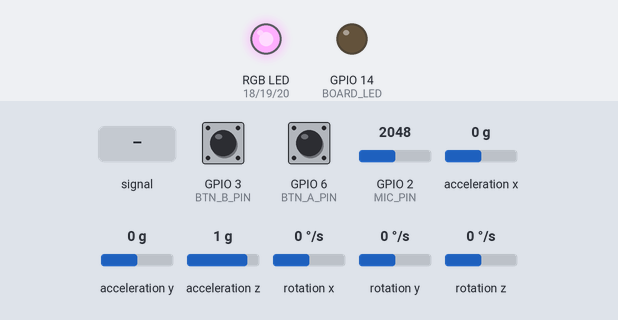
This sketch was run on a simulated ESP32-C6. Shown: an RGB LED mixed from three pins (HIGH = lit), output pins drawn as LEDs (lit = HIGH). Wiring (inferred from the names in the program): MPU-6050 motion sensor at I2C address 0x68. The test bench sets the inputs (shaded band); at power-on: GPIO 2 (MIC_PIN) = 2048, GPIO 3 (BTN_B_PIN) HIGH, GPIO 6 (BTN_A_PIN) HIGH, acceleration x 0 g, acceleration y 0 g, acceleration z 1 g, rotation x 0 °/s, rotation y 0 °/s, rotation z 0 °/s. WiFi joins after 1.5 s; servers stay silent unless stated; what the sketch prints to the serial monitor is not drawn.

Above: at 2.7 s.
2.8 s: GPIO 2 (MIC_PIN) fed a 200 Hz sine of ±327 counts around its level
At 3.2 s:
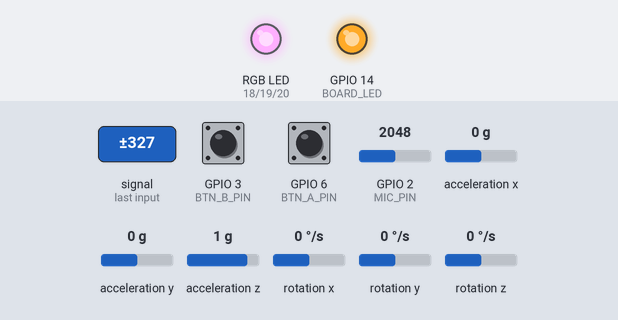
4.3 s: GPIO 2 (MIC_PIN) set to 2866
At 5.4 s:
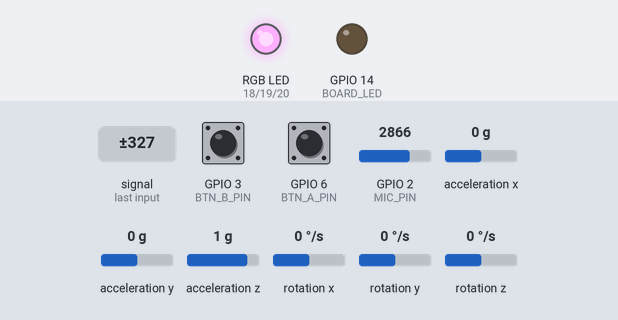
Timing chart, 0 to 7.3 s (numbered marks = the images above; inputs shaded):
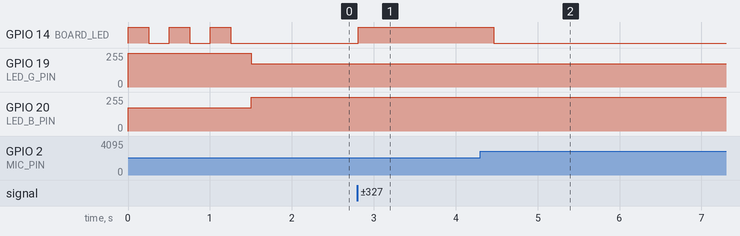

Measured:
- after the input at 2.8 s, GPIO 14 (BOARD_LED): LOW → HIGH at once
- after the input at 4.3 s, GPIO 14 (BOARD_LED): HIGH → LOW after 0.17 s

The sketch:

collar.ino
```cpp
// PawPatrol collar firmware: Glyph ESP32-C6 + MPU6050 + electret mic (+ RGB LED, buttons)
// Samples at 50 Hz and streams CSV lines over Wi-Fi UDP, BATCH lines per packet (one line per sample):
//   seq,ms,ax,ay,az,gx,gy,gz,mic,btnA,btnB,loud
//   accel in g, gyro in deg/s, mic = peak-to-peak ADC counts over the last 20 ms (0 if unused),
//   buttons 1 = pressed, loud = 1 if the mic is well above its background level (onboard LED flashes)
// Listens for LED commands on CMD_PORT: "CALM", "ATTN", "ALERT", "OFF" or "LED r g b" (0-255)
// Every LED change is reported back to the laptop as a separate packet "LED,<state>" so it gets logged

#include <WiFi.h>
#include <WiFiUdp.h>
#include <Wire.h>

// ---------- EDIT THESE ----------
const char* WIFI_SSID = "YOUR_HOTSPOT_NAME";   // 2.4 GHz only
const char* WIFI_PASS = "YOUR_HOTSPOT_PASSWORD";
const char* LAPTOP_IP = "192.168.0.100";       // laptop IP on the same hotspot
const bool  LED_COMMON_ANODE = true;           // our LED: long leg to 3.3V. false if long leg goes to GND
const bool  USE_MIC = true;                    // false if the mic is not wired
// --------------------------------

const uint16_t DATA_PORT = 4210;  // ESP32 -> laptop
const uint16_t CMD_PORT  = 4211;  // laptop -> ESP32

// Glyph C6 pins (avoid GPIO8/9 = boot strapping, GPIO12/13 = USB)
const int SDA_PIN   = 4;   // board label SDA
const int SCL_PIN   = 5;   // board label SCL
const int MIC_PIN   = 2;   // A2 (analog)
const int BTN_A_PIN = 6;   // D6, button to GND: "event marker"
const int BTN_B_PIN = 3;   // A3, button to GND: spare
const int LED_R_PIN = 18;  // D18
const int LED_G_PIN = 19;  // D19
const int LED_B_PIN = 20;  // D20
const int BOARD_LED = 14;  // onboard LED

const uint8_t MPU_ADDR = 0x68;           // 0x69 if AD0 is tied high
const float ACCEL_LSB_PER_G   = 4096.0;  // +-8 g range
const float GYRO_LSB_PER_DPS  = 32.8;    // +-1000 deg/s range
const uint32_t SAMPLE_US = 20000;        // 50 Hz
const int BATCH = 5;                     // samples per UDP packet (10 packets/s): copes with busy Wi-Fi
const int LED_MAX = 80;                  // cap brightness (protects LED if no resistors)
const float LOUD_FACTOR = 3.0;           // loud = mic above 3x background...
const int   LOUD_MIN_COUNTS = 40;        // ...and at least this many ADC counts above it

WiFiUDP udp;       // outgoing data
WiFiUDP cmdUdp;    // incoming LED commands
IPAddress laptop;
uint32_t seq = 0;
uint32_t nextSampleUs = 0;
bool mpuOk = false;
bool sensorFault = false;
char batchBuf[BATCH * 128];
int batchLen = 0, batchCount = 0;
int micLo = 4095, micHi = 0;   // min/max since the last packet
float micFloor = -1;           // slowly-adapting background level
uint32_t loudUntilMs = 0;

void mpuWrite(uint8_t reg, uint8_t val) {
  Wire.beginTransmission(MPU_ADDR);
  Wire.write(reg);
  Wire.write(val);
  Wire.endTransmission();
}

bool mpuInit() {
  Wire.beginTransmission(MPU_ADDR);
  if (Wire.endTransmission() != 0) return false;
  mpuWrite(0x6B, 0x00);  // wake up
  mpuWrite(0x1A, 0x03);  // low-pass filter ~44 Hz
  mpuWrite(0x1B, 0x10);  // gyro +-1000 deg/s
  mpuWrite(0x1C, 0x10);  // accel +-8 g (galloping can exceed 4 g)
  return true;
}

bool mpuRead(float a[3], float g[3]) {
  Wire.beginTransmission(MPU_ADDR);
  Wire.write(0x3B);
  if (Wire.endTransmission(false) != 0) return false;
  if (Wire.requestFrom(MPU_ADDR, (uint8_t)14) != 14) return false;
  int16_t v[7];
  for (int i = 0; i < 7; i++) v[i] = (Wire.read() << 8) | Wire.read();
  for (int i = 0; i < 3; i++) a[i] = v[i] / ACCEL_LSB_PER_G;
  for (int i = 0; i < 3; i++) g[i] = v[i + 4] / GYRO_LSB_PER_DPS;  // v[3] is temperature
  return true;
}

// Called as often as possible between IMU samples so short sounds aren't missed
void micSample() {
  if (!USE_MIC) return;
  int s = analogRead(MIC_PIN);
  if (s < micLo) micLo = s;
  if (s > micHi) micHi = s;
}

// Peak-to-peak since the last call + loud flag; flashes the onboard LED on loud sounds
int micTakeLevel(bool &loud) {
  loud = false;
  if (!USE_MIC || micHi < micLo) return 0;
  int p2p = micHi - micLo;
  micLo = 4095;
  micHi = 0;
  if (micFloor < 0) micFloor = p2p;
  loud = p2p > micFloor * LOUD_FACTOR && p2p > micFloor + LOUD_MIN_COUNTS;
  if (!loud) micFloor = 0.98 * micFloor + 0.02 * p2p;  // only learn background from quiet moments
  if (loud) loudUntilMs = millis() + 150;
  digitalWrite(BOARD_LED, millis() < loudUntilMs ? HIGH : LOW);
  return p2p;
}

void setLed(int r, int g, int b) {
  int vals[3] = {r, g, b};
  int pins[3] = {LED_R_PIN, LED_G_PIN, LED_B_PIN};
  for (int i = 0; i < 3; i++) {
    int duty = constrain(vals[i], 0, 255) * LED_MAX / 255;
    analogWrite(pins[i], LED_COMMON_ANODE ? 255 - duty : duty);
  }
}

// Tell the laptop the LED changed (separate packet, not part of the sample batch)
void reportLed(const String &state) {
  if (WiFi.status() != WL_CONNECTED) return;
  String msg = "LED," + state + "\n";
  udp.beginPacket(laptop, DATA_PORT);
  udp.write((const uint8_t*)msg.c_str(), msg.length());
  udp.endPacket();
}

void handleCommands() {
  int n = cmdUdp.parsePacket();
  if (n <= 0) return;
  char buf[64];
  int len = cmdUdp.read(buf, sizeof(buf) - 1);
  buf[len > 0 ? len : 0] = 0;
  String cmd = String(buf);
  cmd.trim();
  cmd.toUpperCase();
  if (cmd == "CALM") setLed(0, 255, 0);
  else if (cmd == "ATTN") setLed(255, 120, 0);
  else if (cmd == "ALERT") setLed(255, 0, 0);
  else if (cmd == "OFF") setLed(0, 0, 0);
  else if (cmd.startsWith("LED")) {
    int r = 0, g = 0, b = 0;
    sscanf(buf + 3, "%d %d %d", &r, &g, &b);
    setLed(r, g, b);
    cmd = "RGB " + String(r) + " " + String(g) + " " + String(b);
  } else return;  // unknown command: ignore
  reportLed(cmd);
}

void connectWifi() {
  WiFi.mode(WIFI_STA);
  WiFi.setSleep(false);  // lower latency
  WiFi.begin(WIFI_SSID, WIFI_PASS);
  Serial.print("Connecting to Wi-Fi");
  while (WiFi.status() != WL_CONNECTED) {
    digitalWrite(BOARD_LED, !digitalRead(BOARD_LED));
    setLed(0, 0, 255);  // blue = connecting
    delay(250);
    Serial.print(".");
  }
  digitalWrite(BOARD_LED, LOW);  // off; flashes on loud sounds
  Serial.printf("\nConnected. ESP32 IP: %s\n", WiFi.localIP().toString().c_str());
  setLed(0, 255, 0);
  reportLed("CALM");
}

void setup() {
  Serial.begin(115200);
  pinMode(BOARD_LED, OUTPUT);
  pinMode(BTN_A_PIN, INPUT_PULLUP);
  pinMode(BTN_B_PIN, INPUT_PULLUP);
  pinMode(LED_R_PIN, OUTPUT);
  pinMode(LED_G_PIN, OUTPUT);
  pinMode(LED_B_PIN, OUTPUT);
  setLed(0, 0, 0);

  Wire.begin(SDA_PIN, SCL_PIN, 400000);
  mpuOk = mpuInit();
  Serial.println(mpuOk ? "MPU6050 found" : "MPU6050 NOT found - check wiring (SDA=4, SCL=5, 3.3V, GND)");

  laptop.fromString(LAPTOP_IP);
  connectWifi();
  cmdUdp.begin(CMD_PORT);
  nextSampleUs = micros();
}

void loop() {
  if (WiFi.status() != WL_CONNECTED) connectWifi();
  handleCommands();
  micSample();

  if ((int32_t)(micros() - nextSampleUs) < 0) return;
  nextSampleUs += SAMPLE_US;
  if ((int32_t)(micros() - nextSampleUs) > 100000) nextSampleUs = micros();  // >100 ms behind: skip ahead, don't burst

  float a[3] = {0, 0, 0}, g[3] = {0, 0, 0};
  if (!mpuOk || !mpuRead(a, g)) {
    mpuOk = mpuInit();  // try to recover from a loose wire
    setLed(255, 0, 255);  // purple = sensor problem
    if (!sensorFault) reportLed("SENSOR_FAULT");
    sensorFault = true;
  } else if (sensorFault) {
    sensorFault = false;
    setLed(0, 255, 0);
    reportLed("CALM");
  }

  bool loud;
  int mic = micTakeLevel(loud);
  char line[128];
  int len = snprintf(line, sizeof(line), "%lu,%lu,%.3f,%.3f,%.3f,%.1f,%.1f,%.1f,%d,%d,%d,%d\n",
                     (unsigned long)seq++, (unsigned long)millis(),
                     a[0], a[1], a[2], g[0], g[1], g[2], mic,
                     !digitalRead(BTN_A_PIN), !digitalRead(BTN_B_PIN), loud);
  memcpy(batchBuf + batchLen, line, len);
  batchLen += len;
  if (++batchCount >= BATCH) {
    udp.beginPacket(laptop, DATA_PORT);
    udp.write((const uint8_t*)batchBuf, batchLen);
    udp.endPacket();
    batchLen = batchCount = 0;
  }

  if (seq % 50 == 0) Serial.print(line);  // one line per second on USB serial for debugging
}
```
